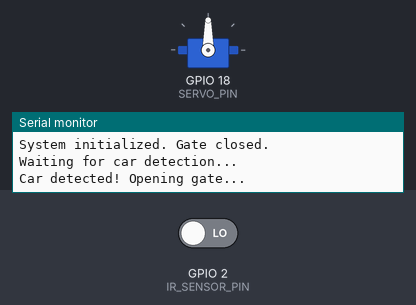
Bench run of a sketch on a simulated ESP32. Shown: servo, the last lines printed to the serial monitor. The inputs (shaded band) are chosen by the test bench; at power-on: GPIO 2 (IR_SENSOR_PIN) LOW.

Above: at 1.2 s.
1.3 s: GPIO 2 (IR_SENSOR_PIN) driven HIGH
At 4.27 s:
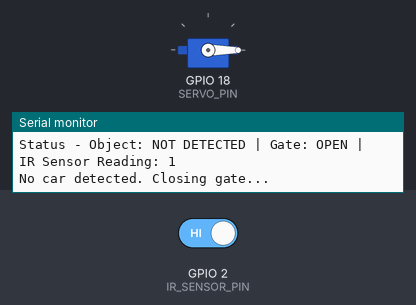
4.3 s: GPIO 2 (IR_SENSOR_PIN) driven LOW
At 5.2 s:
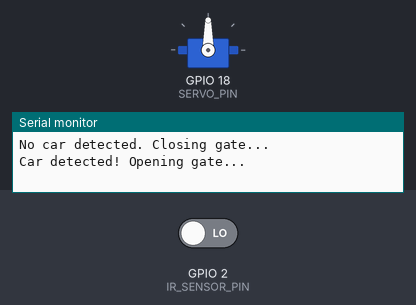
Timing chart, 0 to 7.3 s (numbered marks = the images above; inputs shaded):
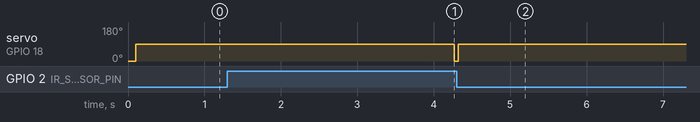

Measured:
- after the input at 1.3 s, servo on GPIO 18 (SERVO_PIN): 90° → 0° after 3.0 s
- after the input at 4.3 s, servo on GPIO 18 (SERVO_PIN): 0° → 90° at once

The sketch:

Main.ino
```cpp
#include <ESP32Servo.h>

// Pin definitions
#define IR_SENSOR_PIN 2    // Digital pin for IR sensor output
#define SERVO_PIN 18       // PWM pin for servo control

// Servo object
Servo gateServo;

// Gate positions (adjust these values based on your gate setup)
#define GATE_CLOSED_ANGLE 0    // Angle when gate is closed
#define GATE_OPEN_ANGLE 90     // Angle when gate is open

// Timing variables
#define CLOSE_DELAY 3000       // Delay before closing gate (3 seconds)
#define SENSOR_DEBOUNCE 100    // Debounce delay for sensor reading

// System variables
bool gateOpen = false;
bool objectDetected = false;
unsigned long lastDetectionTime = 0;
unsigned long lastSensorRead = 0;

void setup() {
  // Initialize serial communication
  Serial.begin(115200);
  Serial.println("Car Entrance Detection System Starting...");

  // Initialize pins
  pinMode(IR_SENSOR_PIN, INPUT);

  // Initialize servo
  gateServo.attach(SERVO_PIN);
  gateServo.write(GATE_CLOSED_ANGLE); // Start with gate closed

  Serial.println("System initialized. Gate closed.");
  Serial.println("Waiting for car detection...");
}

void loop() {
  // Read IR sensor with debouncing
  if (millis() - lastSensorRead >= SENSOR_DEBOUNCE) {
    bool currentDetection = digitalRead(IR_SENSOR_PIN);

    // IR sensor module typically outputs LOW when object is detected
    // Adjust this logic if your sensor works differently
    objectDetected = !currentDetection; // Invert if needed

    lastSensorRead = millis();
  }

  // Handle gate control based on detection
  if (objectDetected) {
    // Object detected - open gate if not already open
    if (!gateOpen) {
      openGate();
    }
    // Update last detection time
    lastDetectionTime = millis();
  } else {
    // No object detected

    // Close gate after delay if it's currently open
    if (gateOpen && (millis() - lastDetectionTime >= CLOSE_DELAY)) {
      closeGate();
    }
  }

  // Print status every 2 seconds for debugging
  static unsigned long lastStatusPrint = 0;
  if (millis() - lastStatusPrint >= 2000) {
    printStatus();
    lastStatusPrint = millis();
  }

  delay(50); // Small delay to prevent excessive processing
}

void openGate() {
  Serial.println("Car detected! Opening gate...");
  gateServo.write(GATE_OPEN_ANGLE);
  gateOpen = true;

  // Optional: Add smooth movement
  /*
  for (int angle = GATE_CLOSED_ANGLE; angle <= GATE_OPEN_ANGLE; angle += 5) {
    gateServo.write(angle);
    delay(50);
  }
  */
}

void closeGate() {
  Serial.println("No car detected. Closing gate...");
  gateServo.write(GATE_CLOSED_ANGLE);
  gateOpen = false;

  // Optional: Add smooth movement
  /*
  for (int angle = GATE_OPEN_ANGLE; angle >= GATE_CLOSED_ANGLE; angle -= 5) {
    gateServo.write(angle);
    delay(50);
  }
  */
}

void printStatus() {
  Serial.print("Status - Object: ");
  Serial.print(objectDetected ? "DETECTED" : "NOT DETECTED");
  Serial.print(" | Gate: ");
  Serial.print(gateOpen ? "OPEN" : "CLOSED");
  Serial.print(" | IR Sensor Reading: ");
  Serial.println(digitalRead(IR_SENSOR_PIN));
}

/*
 * WIRING CONNECTIONS:
 *
 * IR Sensor Module:
 * - VCC  → ESP32 5V (or 3.3V depending on your module)
 * - GND  → ESP32 GND
 * - OUT  → ESP32 GPIO2 (IR_SENSOR_PIN)
 *
 * Tower Pro Micro Servo 9g:
 * - Red Wire (VCC)    → ESP32 5V
 * - Black Wire (GND)  → ESP32 GND
 * - Orange Wire (PWM) → ESP32 GPIO18 (SERVO_PIN)
 *
 * IMPORTANT NOTES:
 * 1. Make sure your ESP32 can provide enough current for the servo
 * 2. Consider using external 5V power supply for servo if needed
 * 3. Adjust GATE_CLOSED_ANGLE and GATE_OPEN_ANGLE based on your gate mechanism
 * 4. Test the IR sensor detection logic - some modules output HIGH when detecting, others LOW
 * 5. Adjust CLOSE_DELAY timing as needed for your application
 */
```
